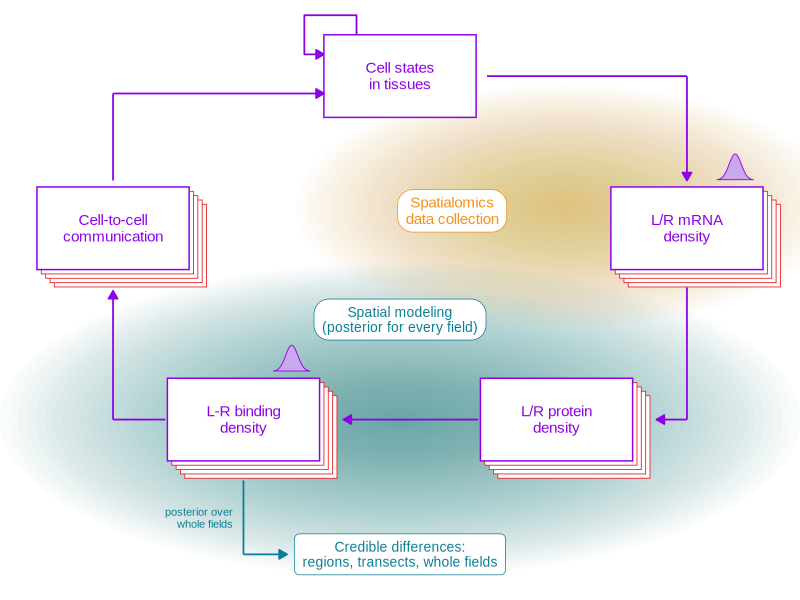

Reproduce this figure in R.
## Fig 1, project schematic, redrawn in code (2026-10-23) from the original hand-made image
## (plos-port/img/Project Schematic.png) with the same layout, plus the uncertainty step:
## a posterior-density glyph on each quantity with a computed posterior (mRNA density, which the
## model estimates, and binding density, computed from the draws; not protein, an assumed proxy;
## AOZ ruling 2026-11-24) and a "Credible differences" box fed by the joint posterior. 7.5 in wide; no text below 8 pt. Liberation Sans.
## Run: distrobox enter emacs-r -- Rscript fig1-schematic.R
suppressMessages({library(ggplot2); library(ragg)})
FONT <- "Liberation Sans"; PUR <- "#8E00E6"; RED <- "#E8262B"; ORA <- "#F2921D"; TEA <- "#0B7E98"
pt <- function(p) p / .pt                       # ggplot text size from points
blob <- function(cx, cy, rx, ry, col, n = 45, amax = 0.05) {   # soft glow: stacked translucent ellipses
  do.call(rbind, lapply(seq_len(n), function(k) { f <- k / n; t <- seq(0, 2 * pi, length.out = 120)
    data.frame(x = cx + rx * f * cos(t), y = cy + ry * f * sin(t), g = paste(cx, cy, k), col = col, a = amax) }))
}
B <- rbind(blob(6.9, 4.2, 3.1, 1.4, ORA, amax = 0.016), blob(5.0, 1.75, 4.6, 1.8, TEA, amax = 0.018))
boxes <- data.frame(
  lab = c("Cell states\nin tissues", "L/R mRNA\ndensity", "L/R protein\ndensity", "L-R binding\ndensity", "Cell-to-cell\ncommunication"),
  x = c(5.0, 8.3, 6.8, 3.2, 1.7), y = c(5.7, 3.95, 1.75, 1.75, 3.95),
  est = c(FALSE, TRUE, FALSE, TRUE, FALSE), hd = c(FALSE, TRUE, TRUE, TRUE, TRUE))
W <- 1.75; H <- 0.95
stack <- do.call(rbind, lapply(which(boxes$hd), function(i) do.call(rbind, lapply(4:1, function(k)
  data.frame(xmin = boxes$x[i] - W/2 + 0.05 * k, xmax = boxes$x[i] + W/2 + 0.05 * k,
             ymin = boxes$y[i] - H/2 - 0.05 * k, ymax = boxes$y[i] + H/2 - 0.05 * k)))))
bell <- function(cx, cy, w = 0.42, h = 0.30) { t <- seq(-3, 3, length.out = 60)
  data.frame(x = cx + t / 6 * w, y = cy + h * exp(-t^2 / 2), cx = cx) }
G <- do.call(rbind, lapply(which(boxes$est), function(i) bell(boxes$x[i] + W/2 - 0.32, boxes$y[i] + H/2 + 0.08)))
seg <- function(x, y, xend, yend) data.frame(x, y, xend, yend)
A <- rbind(seg(6.0, 5.7, 8.3, 5.7), seg(8.3, 5.7, 8.3, 4.5),          # cell states -> mRNA
           seg(8.3, 3.27, 8.3, 1.75), seg(8.3, 1.75, 7.95, 1.75),          # mRNA -> protein (clear of the stacked outlines)
           seg(5.9, 1.75, 4.35, 1.75),                                      # protein -> binding
           seg(2.3, 1.75, 1.7, 1.75), seg(1.7, 1.75, 1.7, 3.23),           # binding -> communication
           seg(1.7, 4.5, 1.7, 5.5), seg(1.7, 5.5, 4.125, 5.5))         # communication -> cell states (enters the box below the self-loop)
head <- c(FALSE, TRUE, FALSE, TRUE, TRUE, FALSE, TRUE, FALSE, TRUE)
## self-loop: leaves the top of the box and re-enters its left side above the incoming arrow
loop <- data.frame(x = c(4.125, 3.9, 3.9, 4.5, 4.5), y = c(5.95, 5.95, 6.4, 6.4, 6.175))
g <- ggplot() + coord_fixed(xlim = c(0.4, 9.6), ylim = c(-0.3, 6.55), expand = FALSE) + theme_void() +
  geom_polygon(data = B, aes(x, y, group = g, fill = col, alpha = a), colour = NA) + scale_fill_identity() + scale_alpha_identity() +
  geom_path(data = loop, aes(x, y), colour = PUR, linewidth = 0.6, arrow = arrow(length = unit(0.09, "in"), type = "closed", ends = "first")) +
  geom_rect(data = stack, aes(xmin = xmin, xmax = xmax, ymin = ymin, ymax = ymax), fill = "white", colour = RED, linewidth = 0.3) +
  geom_rect(data = boxes, aes(xmin = x - W/2, xmax = x + W/2, ymin = y - H/2, ymax = y + H/2), fill = "white", colour = PUR, linewidth = 0.5) +
  geom_text(data = boxes, aes(x, y, label = lab), family = FONT, size = pt(11), colour = PUR, lineheight = 0.9) +
  geom_segment(data = A[!head, ], aes(x, y, xend = xend, yend = yend), colour = PUR, linewidth = 0.6) +
  geom_segment(data = A[head, ], aes(x, y, xend = xend, yend = yend), colour = PUR, linewidth = 0.6,
               arrow = arrow(length = unit(0.09, "in"), type = "closed")) +
  geom_area(data = G, aes(x, y), fill = NA) +
  geom_polygon(data = G, aes(x, y, group = cx), fill = "#C9A8F0", colour = PUR, linewidth = 0.3) +
  geom_label(aes(x = 5.6, y = 4.15, label = "Spatialomics\ndata collection"), family = FONT, size = pt(11), colour = ORA, fill = "white",
             label.r = unit(0.15, "in"), label.padding = unit(0.08, "in"), lineheight = 0.9) +
  geom_label(aes(x = 5.0, y = 2.9, label = "Spatial modeling\n(posterior for every field)"), family = FONT, size = pt(10), colour = TEA, fill = "white",
             label.r = unit(0.15, "in"), label.padding = unit(0.08, "in"), lineheight = 0.9) +
  ## credible-differences box centered under the diagram; its arrow runs straight down, then right
  geom_segment(aes(x = 3.2, y = 1.05, xend = 3.2, yend = 0.2), colour = TEA, linewidth = 0.6) +
  geom_segment(aes(x = 3.2, y = 0.2, xend = 3.7, yend = 0.2), colour = TEA, linewidth = 0.6, arrow = arrow(length = unit(0.09, "in"), type = "closed")) +
  geom_text(aes(x = 3.08, y = 0.62, label = "posterior over\nwhole fields"), family = FONT, size = pt(8), colour = TEA, hjust = 1, lineheight = 0.9) +
  geom_label(aes(x = 5.0, y = 0.2, label = "Credible differences:\nregions, transects, whole fields"), family = FONT, size = pt(10), colour = TEA, fill = "white",
             label.r = unit(0.05, "in"), label.padding = unit(0.08, "in"), lineheight = 0.9)
agg_png("fig1-schematic.png", width = 7.5, height = 7.5 * 6.85 / 9.2, units = "in", res = 600); print(g); invisible(dev.off())
cat("ok\n")
